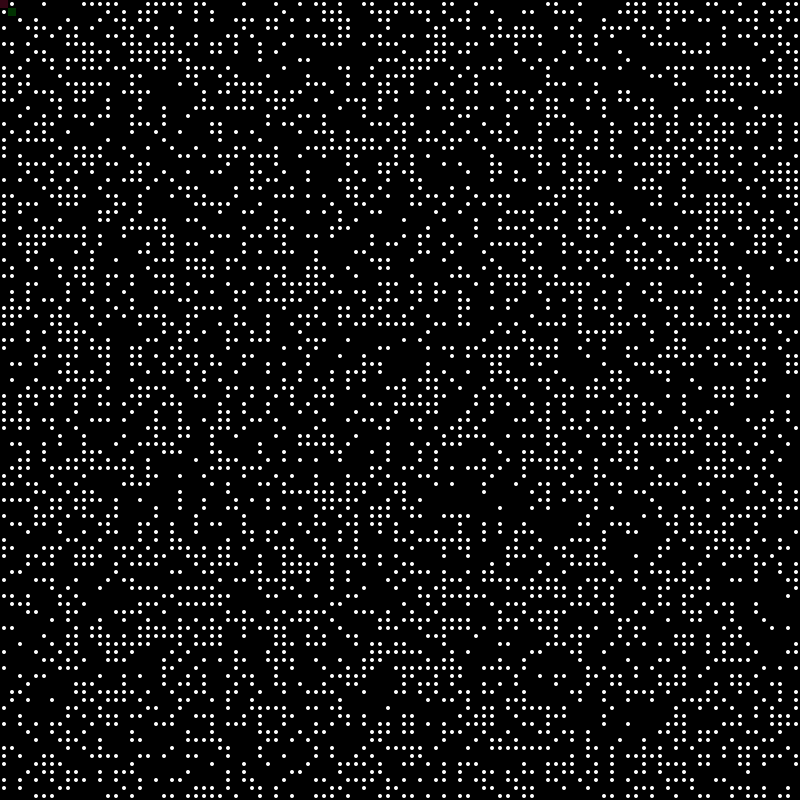
Frame 1 (no input)
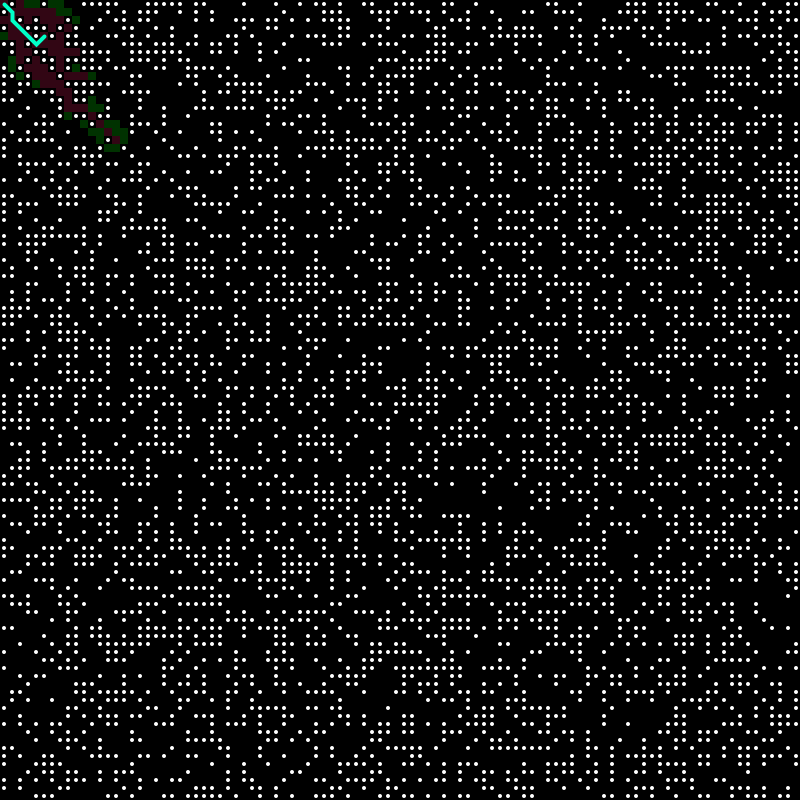
Frame 60 (the mouse pressed at the canvas centre just before this capture)
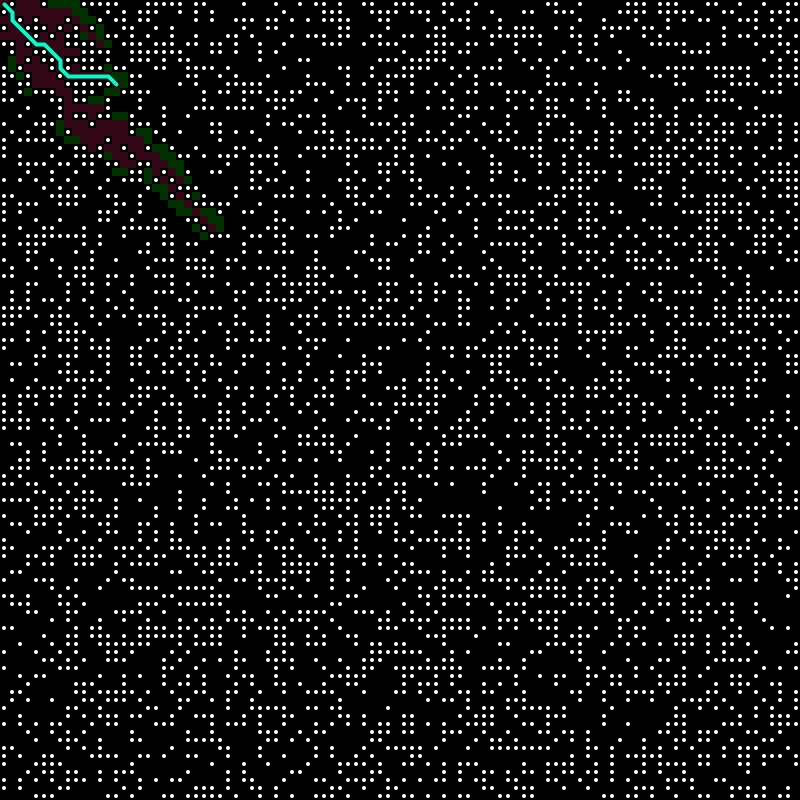
Frame 120 (the mouse held since frame 60 and released just before this capture)

The Processing sketch that drew these frames (run headless with seeded random() and noise(); from frame 60 on, the mouse is pressed at the canvas centre):

// Processing sketch: astar
// ── astar.pde
float heuristic(Spot a, Spot b) {
  float d = dist(a.i, a.j, b.i, b.j);
 //float d = abs(a.i - b.i) + abs(a.j - b.j);
  return d;
}

int cols = 100;
int rows = 100;

Spot[][] grid = new Spot[cols][rows];

List<Spot> openSet = new ArrayList<Spot>();
List<Spot> closedSet = new ArrayList<Spot>();

Spot start;
Spot end;
Spot current;

float w, h;

List<Spot> path = new ArrayList<Spot>();

void setup() {
  size(800, 800);

  println("A*");

  w = float(width) / cols;
  h = float(height) / rows;

  for (int i = 0; i < cols; i++) {
    for (int j = 0; j < rows; j++) {
      grid[i][j] = new Spot(i, j);
    }
  }

  for (int i = 0; i < cols; i++) {
    for (int j = 0; j < rows; j++) {
      grid[i][j].addNeighbors(grid);
    }
  }

  start = grid[0][0];
  end = grid[cols - 1][rows - 1];
  start.wall = false;
  end.wall = false;

  openSet.add(start);
}

void draw() {
  if (openSet.size() > 0) {

    int winner = 0;
    for (int i = 0; i < openSet.size(); i++) {
      if (openSet.get(i).f < openSet.get(winner).f) {
        winner = i;
      }
    }
    current = openSet.get(winner);

    if (current == end) {
      noLoop();
      println("DONE!");
    }

    openSet.remove(current);
    closedSet.add(current);

    List<Spot> neighbors = current.neighbors;
    for (int i = 0; i < neighbors.size(); i++) {
      Spot neighbor = neighbors.get(i);

      if (!closedSet.contains(neighbor) && !neighbor.wall) {
        float tempG = current.g + heuristic(neighbor, current);
        //float tempG = current.g;

        boolean newPath = false;
        if (openSet.contains(neighbor)) {
          if (tempG < neighbor.g) {
            neighbor.g = tempG;
            newPath = true;
          }
        } else {
          neighbor.g = tempG;
          newPath = true;
          openSet.add(neighbor);
        }

        if (newPath) {
          neighbor.heuristic = heuristic(neighbor, end);
          neighbor.f = neighbor.g + neighbor.heuristic;
          neighbor.previous = current;
        }
      }
    }
  } else {
    println("no solution");
    noLoop();
    return;
  }  

  background(0);

  for (int i = 0; i < cols; i++) {
    for (int j = 0; j < rows; j++) {
      grid[i][j].show();
    }
  }

  for (int i = 0; i < closedSet.size(); i++) {
    closedSet.get(i).show(color(255, 30,100, 50));
  }

  for (int i = 0; i < openSet.size(); i++) {
    openSet.get(i).show(color(0, 255, 0, 50));
  }

  List<Spot> path = new ArrayList<Spot>();
  Spot temp = current;
  path.add(temp);
  while (temp.previous != null) {
    path.add(temp.previous);
    temp = temp.previous;
  }


  noFill();
  stroke(0,255, 200);
  strokeWeight(w / 2);
  beginShape();
  for (int i = 0; i < path.size(); i++) {
    vertex(path.get(i).i * w + w / 2, path.get(i).j * h + h / 2);
  }
  endShape();
}

// ── spot.pde
import java.util.*;

class Spot {
  int i;
  int j;

  float f = 0;
  float g = 0;
  float heuristic = 0;
  
  List<Spot> neighbors = new ArrayList<Spot>();

  Spot previous = null;

  boolean wall = false;
  
  Spot(int i_, int j_) {

    i = i_;
    j = j_;

    wall = false;
    if (random(1) < 0.4) {
      wall = true;
    }
  }
  
  void show() {
    if (wall) {
      fill(255);
      noStroke();
      ellipse(i * w + w / 2.0, j * h + h / 2.0, w / 2.0, h / 2.0);
    }
  }
  
    void show(color col) {
    if (wall) {
      fill(255);
      noStroke();
      ellipse(i * w + w / 2.0, j * h + h / 2.0, w / 2.0, h / 2.0);
    } else {
      fill(col);
      rect(i * w, j * h, w, h);
    }
  }

  void addNeighbors(Spot[][] grid) {
    if (i < cols - 1) {
      neighbors.add(grid[i + 1][j]);
    }
    if (i > 0) {
      neighbors.add(grid[i - 1][j]);
    }
    if (j < rows - 1) {
      neighbors.add(grid[i][j + 1]);
    }
    if (j > 0) {
      neighbors.add(grid[i][j - 1]);
    }
    if (i > 0 && j > 0) {
      neighbors.add(grid[i - 1][j - 1]);
    }
    if (i < cols - 1 && j > 0) {
      neighbors.add(grid[i + 1][j - 1]);
    }
    if (i > 0 && j < rows - 1) {
      neighbors.add(grid[i - 1][j + 1]);
    }
    if (i < cols - 1 && j < rows - 1) {
      neighbors.add(grid[i + 1][j + 1]);
    }
  }
};
